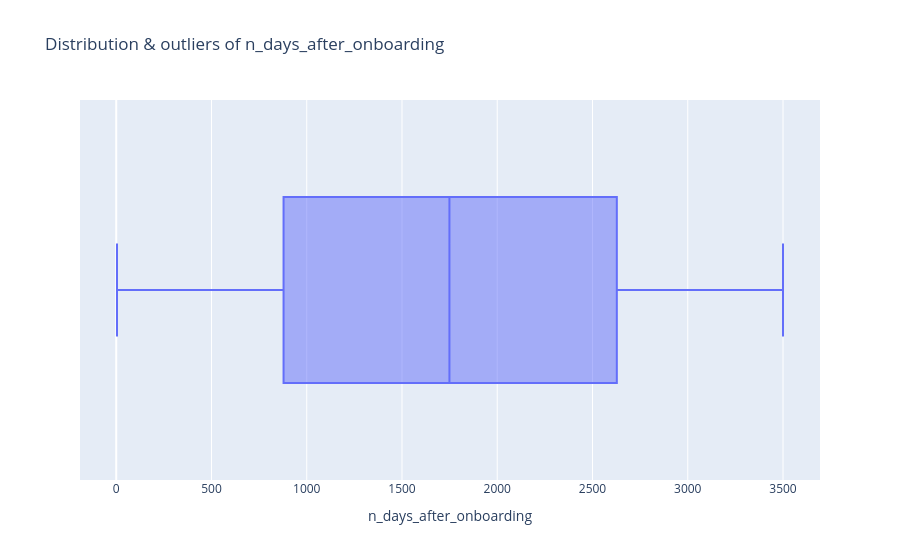

The cell this chart's notebook holds for it:
### Markdown cell above
> **❓ Chart Question 5:** Are there any outlier behaviors for the duration after onboarding (`n_days_after_onboarding`)?

### Code cell
px.box(df, x='n_days_after_onboarding', title='Distribution & outliers of n_days_after_onboarding')

### Figure 1 — Plotly figure (JSON) as saved in the notebook; plotly's stock layout.template omitted (floating-point values rounded to 4 significant figures; data arrays with more than 128 entries replaced by an {"elided": "..."} marker saying what was removed)
{"data": [{"alignmentgroup": "True", "hovertemplate": "n_days_after_onboarding=%{x}<extra></extra>", "legendgroup": "", "marker": {"color": "#636efa"}, "name": "", "notched": false, "offsetgroup": "", "orientation": "h", "showlegend": false, "type": "box", "x": {"elided": "14299 int values"}, "x0": " ", "xaxis": "x", "y0": " ", "yaxis": "y"}], "layout": {"boxmode": "group", "legend": {"tracegroupgap": 0}, "title": {"text": "Distribution & outliers of n_days_after_onboarding"}, "xaxis": {"anchor": "y", "domain": [0, 1], "title": {"text": "n_days_after_onboarding"}}, "yaxis": {"anchor": "x", "domain": [0, 1]}}}
